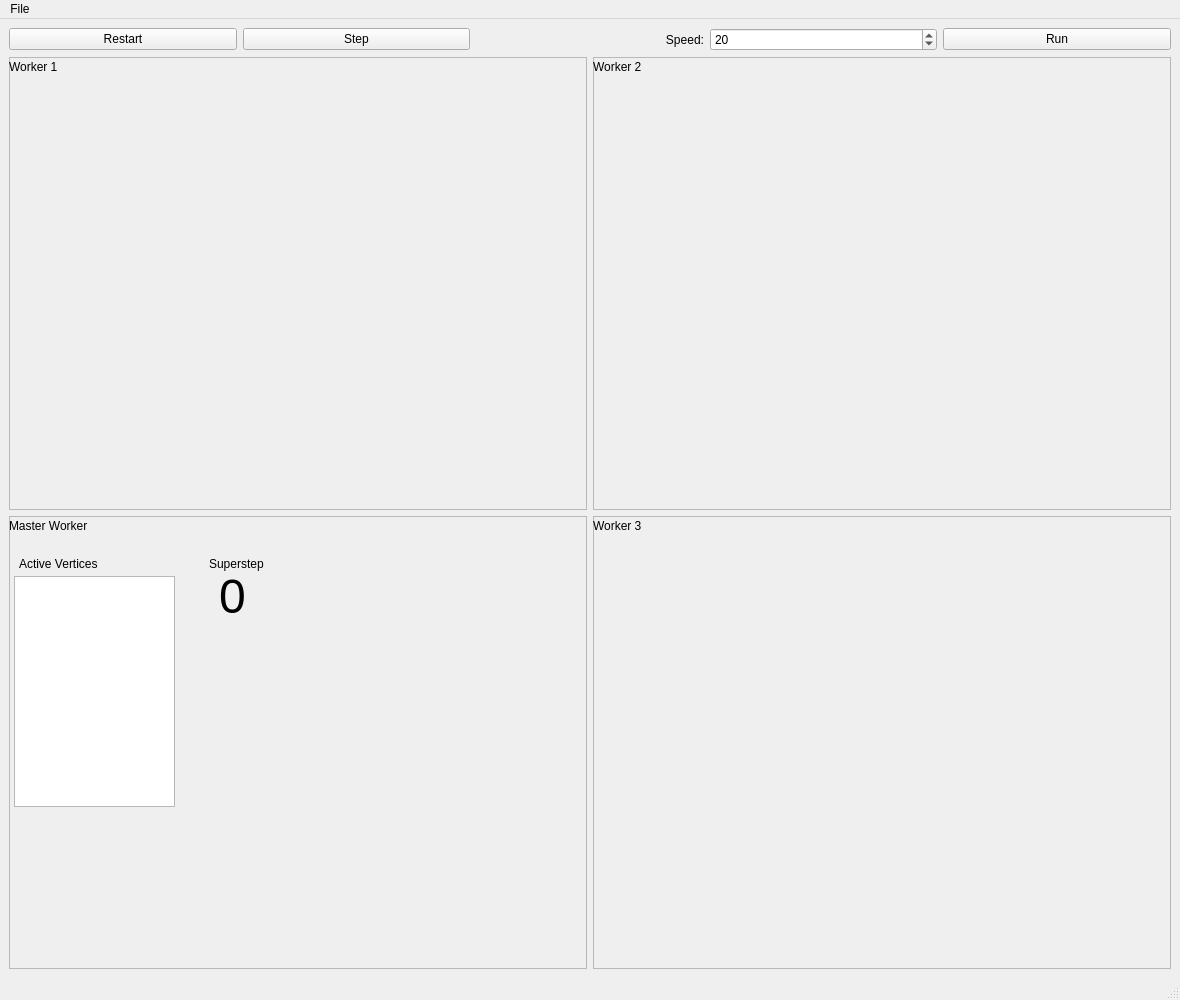
<?xml version="1.0" encoding="UTF-8"?>
<ui version="4.0">
 <class>MainWindow</class>
 <widget class="QMainWindow" name="MainWindow">
  <property name="geometry">
   <rect>
    <x>0</x>
    <y>0</y>
    <width>1180</width>
    <height>1000</height>
   </rect>
  </property>
  <property name="windowTitle">
   <string>MainWindow</string>
  </property>
  <widget class="QWidget" name="centralwidget">
   <layout class="QVBoxLayout" name="verticalLayout_2">
    <item>
     <layout class="QHBoxLayout" name="userInterface">
      <property name="sizeConstraint">
       <enum>QLayout::SetDefaultConstraint</enum>
      </property>
      <item>
       <widget class="QPushButton" name="pushButtonRestart">
        <property name="text">
         <string>Restart</string>
        </property>
       </widget>
      </item>
      <item>
       <widget class="QPushButton" name="pushButtonStep">
        <property name="text">
         <string>Step</string>
        </property>
       </widget>
      </item>
      <item>
       <widget class="QLabel" name="labelSpeed">
        <property name="text">
         <string>Speed:</string>
        </property>
        <property name="alignment">
         <set>Qt::AlignRight|Qt::AlignTrailing|Qt::AlignVCenter</set>
        </property>
       </widget>
      </item>
      <item>
       <widget class="QSpinBox" name="spinBoxSpeed">
        <property name="minimum">
         <number>1</number>
        </property>
        <property name="maximum">
         <number>100</number>
        </property>
        <property name="value">
         <number>20</number>
        </property>
       </widget>
      </item>
      <item>
       <widget class="QPushButton" name="pushButtonRun">
        <property name="text">
         <string>Run</string>
        </property>
       </widget>
      </item>
     </layout>
    </item>
    <item>
     <layout class="QHBoxLayout" name="topWorkers">
      <property name="sizeConstraint">
       <enum>QLayout::SetDefaultConstraint</enum>
      </property>
      <item>
       <widget class="QFrame" name="worker_1">
        <property name="frameShape">
         <enum>QFrame::StyledPanel</enum>
        </property>
        <property name="frameShadow">
         <enum>QFrame::Raised</enum>
        </property>
        <widget class="QLabel" name="label_worker_1">
         <property name="geometry">
          <rect>
           <x>0</x>
           <y>0</y>
           <width>60</width>
           <height>20</height>
          </rect>
         </property>
         <property name="sizePolicy">
          <sizepolicy hsizetype="Maximum" vsizetype="Preferred">
           <horstretch>0</horstretch>
           <verstretch>0</verstretch>
          </sizepolicy>
         </property>
         <property name="text">
          <string>Worker 1</string>
         </property>
        </widget>
        <zorder>worker_2</zorder>
        <zorder>label_worker_1</zorder>
        <zorder></zorder>
       </widget>
      </item>
      <item>
       <widget class="QFrame" name="worker_2">
        <property name="frameShape">
         <enum>QFrame::StyledPanel</enum>
        </property>
        <property name="frameShadow">
         <enum>QFrame::Raised</enum>
        </property>
        <widget class="QLabel" name="label_worker_2">
         <property name="geometry">
          <rect>
           <x>0</x>
           <y>0</y>
           <width>60</width>
           <height>20</height>
          </rect>
         </property>
         <property name="sizePolicy">
          <sizepolicy hsizetype="Maximum" vsizetype="Preferred">
           <horstretch>0</horstretch>
           <verstretch>0</verstretch>
          </sizepolicy>
         </property>
         <property name="text">
          <string>Worker 2</string>
         </property>
        </widget>
        <zorder>worker_1</zorder>
        <zorder>worker_1</zorder>
        <zorder>worker_1</zorder>
        <zorder>label_worker_2</zorder>
        <zorder>worker_1</zorder>
       </widget>
      </item>
     </layout>
    </item>
    <item>
     <layout class="QHBoxLayout" name="bottomWorkers">
      <item>
       <widget class="QFrame" name="worker_master">
        <property name="frameShape">
         <enum>QFrame::StyledPanel</enum>
        </property>
        <property name="frameShadow">
         <enum>QFrame::Raised</enum>
        </property>
        <widget class="QLabel" name="label_worker_master">
         <property name="geometry">
          <rect>
           <x>0</x>
           <y>0</y>
           <width>101</width>
           <height>20</height>
          </rect>
         </property>
         <property name="text">
          <string>Master Worker</string>
         </property>
        </widget>
        <widget class="QLabel" name="label_actives">
         <property name="geometry">
          <rect>
           <x>10</x>
           <y>40</y>
           <width>101</width>
           <height>16</height>
          </rect>
         </property>
         <property name="text">
          <string>Active Vertices</string>
         </property>
        </widget>
        <widget class="QLabel" name="label_superstep">
         <property name="geometry">
          <rect>
           <x>200</x>
           <y>40</y>
           <width>71</width>
           <height>16</height>
          </rect>
         </property>
         <property name="text">
          <string>Superstep</string>
         </property>
        </widget>
        <widget class="QListWidget" name="list_actives">
         <property name="geometry">
          <rect>
           <x>5</x>
           <y>60</y>
           <width>161</width>
           <height>231</height>
          </rect>
         </property>
        </widget>
        <widget class="QLabel" name="display_superstep">
         <property name="geometry">
          <rect>
           <x>210</x>
           <y>60</y>
           <width>41</width>
           <height>41</height>
          </rect>
         </property>
         <property name="font">
          <font>
           <pointsize>36</pointsize>
          </font>
         </property>
         <property name="text">
          <string>0</string>
         </property>
        </widget>
       </widget>
      </item>
      <item>
       <widget class="QFrame" name="worker_3">
        <property name="frameShape">
         <enum>QFrame::StyledPanel</enum>
        </property>
        <property name="frameShadow">
         <enum>QFrame::Raised</enum>
        </property>
        <widget class="QLabel" name="label_worker_3">
         <property name="geometry">
          <rect>
           <x>0</x>
           <y>0</y>
           <width>60</width>
           <height>20</height>
          </rect>
         </property>
         <property name="text">
          <string>Worker 3</string>
         </property>
        </widget>
        <zorder>label_worker_3</zorder>
        <zorder>worker_master</zorder>
        <zorder>worker_master</zorder>
        <zorder>worker_master</zorder>
       </widget>
      </item>
     </layout>
    </item>
   </layout>
  </widget>
  <widget class="QMenuBar" name="menubar">
   <property name="geometry">
    <rect>
     <x>0</x>
     <y>0</y>
     <width>1180</width>
     <height>22</height>
    </rect>
   </property>
   <widget class="QMenu" name="menuFile">
    <property name="title">
     <string>File</string>
    </property>
    <addaction name="separator"/>
    <addaction name="actionExit"/>
   </widget>
   <addaction name="menuFile"/>
  </widget>
  <widget class="QStatusBar" name="statusbar"/>
  <action name="actionExit">
   <property name="text">
    <string>Exit</string>
   </property>
  </action>
 </widget>
 <resources/>
 <connections/>
</ui>
